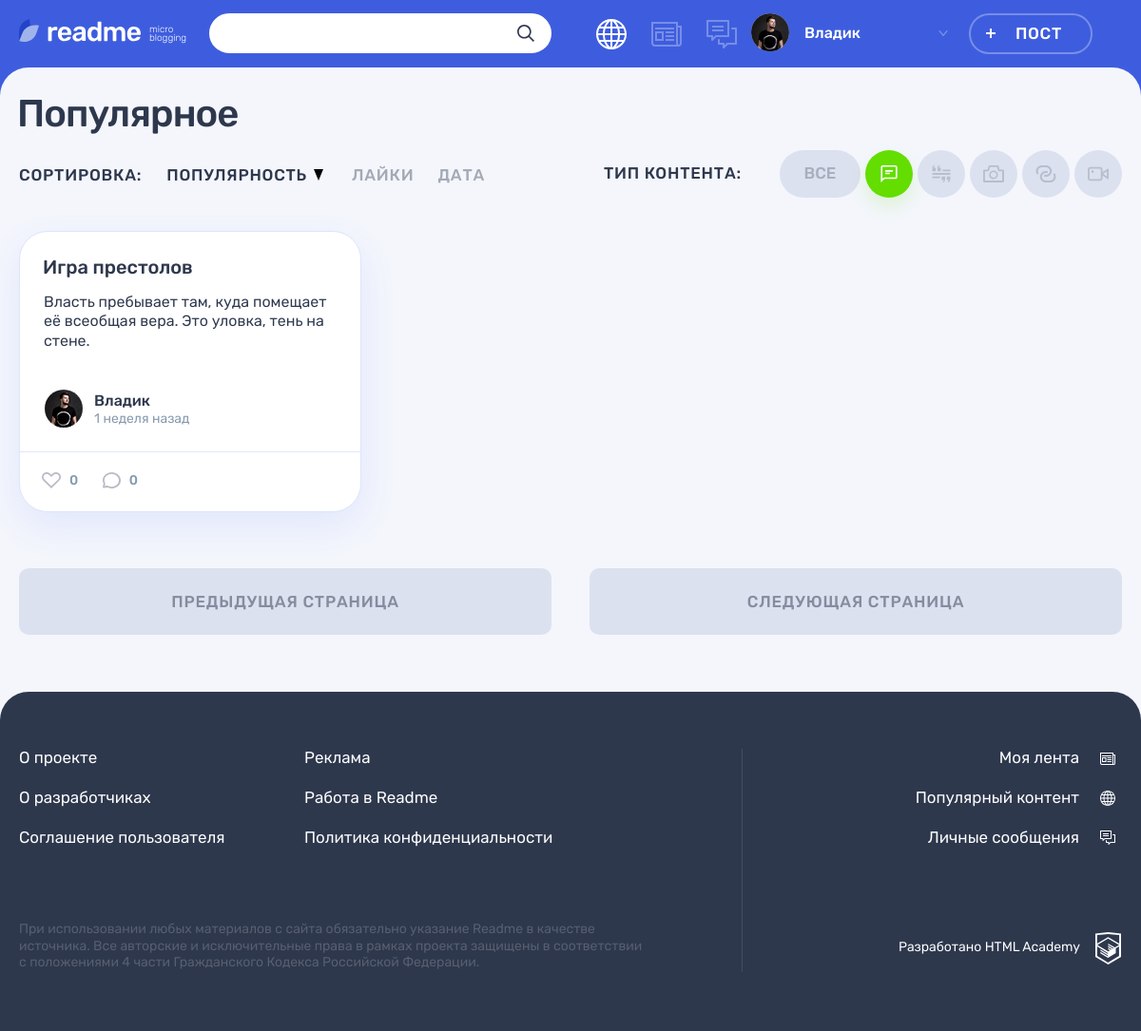
Screenshot of /popular.php?tab=text&sort=views (signed in) with the database file from the repository.
### tables this page shows
CREATE TABLE posts (
                     id INT AUTO_INCREMENT PRIMARY KEY,
                     title VARCHAR(128) NOT NULL,
                     text TEXT DEFAULT NULL,
                     quote_auth VARCHAR(128) DEFAULT NULL,
                     img TEXT DEFAULT NULL,
                     video TEXT DEFAULT NULL,
                     link TEXT DEFAULT NULL,
                     views INT DEFAULT 0,
                     original_id INT DEFAULT NULL,
                     user_id INT NOT NULL,
                     content_type_id INT NOT NULL,
                     dt_add TIMESTAMP DEFAULT CURRENT_TIMESTAMP,
                     FOREIGN KEY (content_type_id) REFERENCES content_type(id),
                     FOREIGN KEY (user_id) REFERENCES users (id),
                     FOREIGN KEY (original_id) REFERENCES posts (id)
);

CREATE TABLE users (
                     id INT AUTO_INCREMENT PRIMARY KEY,
                     email VARCHAR(320) NOT NULL,
                     password CHAR(64) NOT NULL,
                     login VARCHAR(320) NOT NULL,
                     dt_add TIMESTAMP DEFAULT CURRENT_TIMESTAMP,
                     avatar TEXT DEFAULT NULL,
                     UNIQUE INDEX UI_email (email),
                     UNIQUE INDEX UI_login (login)
);

CREATE TABLE content_type (
                            id INT AUTO_INCREMENT PRIMARY KEY,
                            name CHAR(64) NOT NULL,
                            type CHAR(64) NOT NULL,
                            UNIQUE INDEX UI_type (type)
);

### templates/popular_templates/main.php (the view, shortened to what the rows shown need)
<section class="page__main page__main--popular">
    <div class="container">
        <h1 class="page__title page__title--popular">Популярное</h1>
    </div>
    <div class="popular container">
        <div class="popular__filters-wrapper">
            <div class="popular__filters filters">
                <ul class="popular__filters-list filters__list">
                    <?php
                    if (!$tab) {
                        $button_active = 'filters__button--active';
                    } else {
                        $button_active = '';
                    }
                    ?>
                    <?php foreach ($content_types as $type):
                    $params['tab'] = $type['type'];
                    $params['sort'] = $sort;
                    $query = http_build_query($params);
                    $url = 'popular.php?' . $query;
                    if ($tab === $type['type']) {
                        $button_active = 'filters__button--active';
                    } else {
                        $button_active = '';
                    }
                    ?>
                    <li class="popular__filters-item filters__item">
                        <a class="filters__button filters__button--<?= $type['type'] ?> <?= $button_active ?>"
                           href="<?= $url ?>">
                            <svg class="filters__icon" width="22" height="18">
                                <use xlink:href="#icon-filter-<?= $type['type'] ?>"></use>
                            </svg>
                        </a>
                    </li>
                </ul>
                <?php endforeach; ?>
            </div>
        </div>
        <div class="popular__posts">
            <?php foreach ($posts as $post): ?>
                <?= include_template('popular_templates/popular.php', ['post' => $post]); ?>
            <?php endforeach; ?>
        </div>
    </div>
</section>

### templates/popular_templates/popular.php (shortened to what the rows shown need)
<article class="popular__post post post-<?= $post['type'] ?>">
    <header class="post__header">
        <h2><a href="post.php?id=<?= $post['id'] ?>"><?= htmlspecialchars($post['title']) ?></a></h2>
    </header>
    <div class="post__main">
        <?php switch ($post['type']) {
            case 'text':
                echo include_template('popular_templates/popular_post_types/post-text.php', ['post' => $post]);
                break;
        }
        ?>
    </div>
    <footer class="post__footer">
        <div class="post__author">
            <a class="post__author-link" href="users_profile.php?id=<?= $post['user_id'] ?>" title="Автор">
                <div class="post__avatar-wrapper">
                    <img class="post__author-avatar" src="uploads/<?= $post['avatar'] ?>"
                         alt="Аватар пользователя">
                </div>
                <div class="post__info">
                    <b class="post__author-name"><?= $post['login'] ?></b>
                    <time class="post__time" title="<?= date("d.m.y H:i", strtotime($post['dt_add'])) ?>"
                          datetime="<?= $post['dt_add'] ?>"><?= show_past_time($post['dt_add']) ?></time>
                </div>
            </a>
        </div>
        <div class="post__indicators">
            <div class="post__buttons">
                <a class="post__indicator post__indicator--likes button" href="likes.php?id=<?= $post['id']?>" title="Лайк">
                    <svg class="post__indicator-icon" width="20" height="17">
                        <use xlink:href="#icon-heart"></use>
                    </svg>
                    <span><?= $post['likes'] ?></span>
                </a>
                <a class="post__indicator post__indicator--comments button" href="feed.php"
                   title="Комментарии">
                    <svg class="post__indicator-icon" width="19" height="17">
                        <use xlink:href="#icon-comment"></use>
                    </svg>
                    <span>0</span>
                </a>
            </div>
        </div>
    </footer>
</article>

### functions.php (shortened to what the rows shown need)
<?php
require_once 'helpers.php';
function cut_text($text, $length = 300): string
{
    if (mb_strlen($text) > $length) {
        $text_words = explode(" ", $text);
        $counter = 0;
        $i = 0;
        while ($counter < $length) {
            $counter += mb_strlen($text_words[$i]);
            $i++;
        }
        $text = array_slice($text_words, 0, $i);
        $final_text = '<p>' . implode(' ', $text) . '...' . '</p>' . '<a class="post-text__more-link" href="#">Читать далее</a>';
    } else {
        $final_text = '<p>' . $text . '</p>';
    }
    return $final_text;
}
function show_past_time($time): string
{
    $post_date = strtotime($time);
    $cur_date = strtotime('now');
    $diff = $cur_date - $post_date;
    if ($diff < SECONDS_IN_HOUR) {
        $divider = SECONDS_IN_MIN;
        $form = ['минута', 'минуты', 'минут'];
    } else if ($diff < SECONDS_IN_DAY) {
        $divider = SECONDS_IN_HOUR;
        $form = ['час', 'часа', 'часов'];
    } else if ($diff < SECONDS_IN_WEEK) {
        $divider = SECONDS_IN_DAY;
        $form = ['день', 'дня', 'дней'];
    } else if ($diff < SECONDS_IN_MONTH) {
        $divider = SECONDS_IN_WEEK;
        $form = ['неделя', 'недели', 'недель'];
    } else {
        $divider = SECONDS_IN_MONTH;
        $form = ['месяц', 'месяца', 'месяцев'];
    }
    $diff /= $divider;
    $diff = floor($diff);
    return $diff . ' ' . get_noun_plural_form($diff, $form[0], $form[1], $form[2]) . ' назад';
}

### templates/layout.php (shortened to what the rows shown need)
<!DOCTYPE html>
<html lang="ru">
<head>
    <link rel="stylesheet" href="css/main.css">
</head>
<body class="page">
<header class="header">
    <div class="header__wrapper container">
        <div class="header__nav-wrapper">
            <?php
            if (!$user) :?>
                <nav class="header__nav">
                    <ul class="header__user-nav">
                        <li class="header__authorization">
                            <a class="header__user-button header__authorization-button button" href="login.php">Вход</a>
                        </li>
                        <li>
                            <a class="header__user-button header__user-button--active header__register-button button" href="registration.php">Регистрация</a>
                        </li>
                    </ul>
                    <?php else: ?>
                    <ul class="header__my-nav">
                        <li class="header__my-page header__my-page--popular">
                            <a class="header__page-link header__page-link--active" href="popular.php" title="Популярный контент">
                            </a>
                        </li>
                        <li class="header__my-page header__my-page--feed">
                            <a class="header__page-link" href="feed.php" title="Моя лента">
                            </a>
                        </li>
                        <li class="header__my-page header__my-page--messages">
                            <a class="header__page-link" href="messages.html" title="Личные сообщения">
                            </a>
                        </li>
                    </ul>
                    <ul class="header__user-nav">
                        <li class="header__profile">
                            <a class="header__profile-link" href="#">
                                <div class="header__avatar-wrapper">
                                    <img class="header__profile-avatar" src="img/userpic-medium.jpg"
                                         alt="Аватар профиля">
                                </div>
                                <div class="header__profile-name">
                                <span>
                                    <?= $user['user'] ?>
                                </span>
                                    <svg class="header__link-arrow" width="10" height="6">
                                        <use xlink:href="#icon-arrow-right-ad"></use>
                                    </svg>
                                </div>
                            </a>
                        </li>
                        <li>
                            <a class="header__post-button button button--transparent" href="add.php">Пост</a>
                        </li>
                    </ul>
            <?php endif; ?>
        </div>
    </div>
</header>
<?= $content ?>
</body>
</html>

### rows the page displays
posts: user.login "Владик", title "Игра престолов", text "Власть пребывает там, куда помещает её всеобщая вера. Это уловка, тень на стене.", user.avatar (picture), dt_add "1 неделя назад", likes "0"
